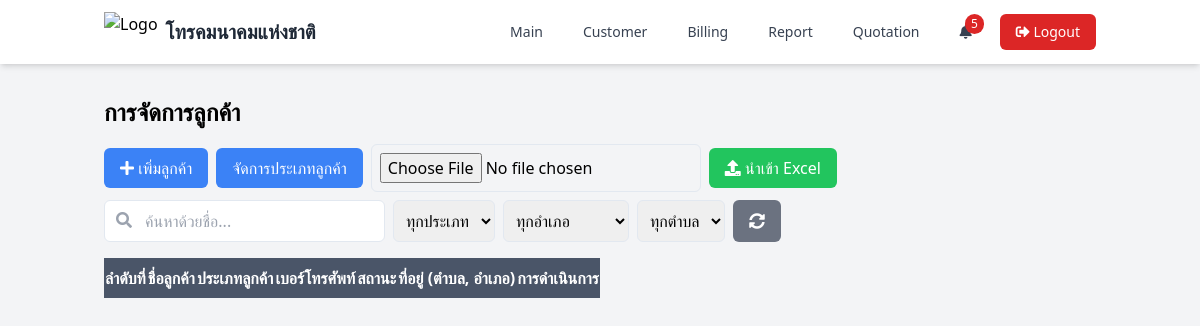
Before: /page/customer.php (signed in) with the older database file.
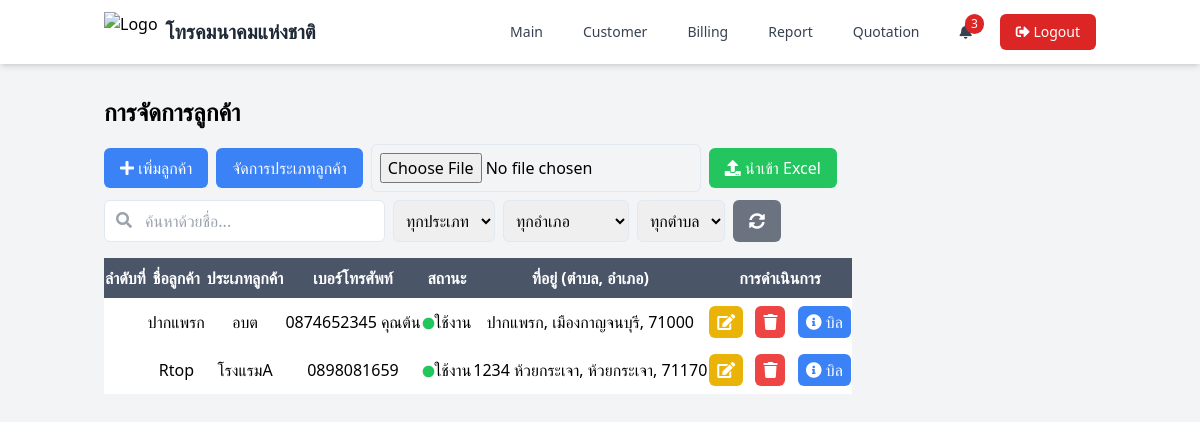
After: the same page with the newer database file.
### tables this page shows
CREATE TABLE `customers` (
  `id_customer` int(11) NOT NULL,
  `name_customer` varchar(100) DEFAULT NULL,
  `phone_customer` varchar(50) DEFAULT NULL,
  `status_customer` enum('ใช้งาน','ไม่ได้ใช้งาน') DEFAULT NULL,
  `id_address` int(11) DEFAULT NULL,
  `create_at` datetime DEFAULT NULL,
  `update_at` datetime DEFAULT NULL,
  `id_customer_type` int(11) DEFAULT NULL
);

CREATE TABLE `customer_types` (
  `id_customer_type` int(11) NOT NULL,
  `type_customer` varchar(255) NOT NULL
);

CREATE TABLE `tambons` (
  `id_tambons` int(11) NOT NULL,
  `zip_code` int(11) NOT NULL,
  `name_tambons` varchar(150) NOT NULL,
  `id_amphures` int(11) NOT NULL
);

CREATE TABLE `amphures` (
  `id_amphures` int(11) NOT NULL,
  `name_amphures` varchar(150) NOT NULL
);

CREATE TABLE `address` (
  `id_address` int(11) NOT NULL,
  `info_address` text DEFAULT NULL,
  `id_amphures` int(11) DEFAULT NULL,
  `id_tambons` int(11) DEFAULT NULL
);

### page/customer.php (the view, shortened to what the changed rows need)
<?php
require_once  '../function/functions.php';
$customers = $conn->query("
    SELECT c.*, a.info_address, t.name_tambons, am.name_amphures, t.zip_code, ct.type_customer
    FROM customers c
    JOIN address a ON c.id_address = a.id_address
    JOIN tambons t ON a.id_tambons = t.id_tambons
    JOIN amphures am ON a.id_amphures = am.id_amphures
    JOIN customer_types ct ON c.id_customer_type = ct.id_customer_type
")->fetch_all(MYSQLI_ASSOC);
?>
<!DOCTYPE html>
<html lang="th">
<head>
    <script src="https://cdn.tailwindcss.com"></script>
    <link rel="stylesheet" href="https://cdnjs.cloudflare.com/ajax/libs/font-awesome/5.15.4/css/all.min.css">
    <link rel="stylesheet" type="text/css" href="https://cdn.datatables.net/1.11.5/css/jquery.dataTables.css">
</head>
<body class="bg-gray-100">
    <?php include './components/navbar.php'; ?>
    <div class="container mx-auto px-4 py-8">
        <h1 class="text-2xl font-bold mb-4">การจัดการลูกค้า</h1>
        <table id="customerTable" class="   ">
            <thead>
                <tr>
                    <th class="py-2">ลำดับที่</th>
                    <th class="py-2">ชื่อลูกค้า</th>
                    <th class="py-2">ประเภทลูกค้า</th>
                    <th class="py-2">เบอร์โทรศัพท์</th>
                    <th class="py-2">สถานะ</th>
                    <th class="py-2">ที่อยู่ (ตำบล, อำเภอ)</th>
                    <th class="py-2">การดำเนินการ</th>
                </tr>
            </thead>
            <tbody>
                <?php foreach ($customers as $customer): ?>
                    <tr>
                        <td class="py-2 text-center"></td>
                        <td class="py-2 text-center"><?= $customer['name_customer'] ?></td>
                        <td class="py-2 text-center"><?= $customer['type_customer'] ?></td>
                        <td class="py-2 text-center"><?= $customer['phone_customer'] ?></td>
                        <td class="py-2 text-center">
                            <?php if ($customer['status_customer'] === 'ใช้งาน'): ?>
                                <i class="fas fa-circle text-green-500"></i><?= $customer['status_customer'] ?>
                            <?php else: ?>
                                <i class="fas fa-circle text-red-500"></i><?= $customer['status_customer'] ?>
                            <?php endif; ?>
                        </td>
                        <td class="py-2 text-center">
                            <?= $customer['info_address'] ?> <?= $customer['name_tambons'] ?>, <?= $customer['name_amphures'] ?>, <?= $customer['zip_code'] ?>
                        </td>
                        <td class="py-2 text-center">
                            <button onclick="editCustomer(<?= $customer['id_customer'] ?>)" class="bg-yellow-500 text-white px-2 py-1 rounded-md">
                                <i class="fas fa-edit"></i>
                            </button>
                            <button onclick="deleteCustomer(<?= $customer['id_customer'] ?>)" class="bg-red-500 text-white px-2 py-1 rounded-md ml-2">
                                <i class="fas fa-trash"></i>
                            </button>
                            <form action="bill.php" method="POST" style="display: inline;">
                                <button type="submit" class="bg-blue-500 text-white px-2 py-1 rounded-md ml-2">
                                    <i class="fas fa-info-circle"></i> บิล
                                </button>
                            </form>
                        </td>
                    </tr>
                <?php endforeach; ?>
            </tbody>
        </table>
    </div>
</body>
</html>

### page/components/navbar.php (shortened to what the changed rows need)
<?php
require_once '../function/functions.php';
$user_id = $_SESSION['user_id'] ?? null;
$sql_notifications = "SELECT
        n.id_notifications,
        n.message,
        n.created_at,
        n.is_read,
        n.task_id,
        n.id_bill,
        COALESCE(bc.number_bill, '') as number_bill,
        COALESCE(c.name_customer, '') as name_customer,
        COALESCE(c.id_customer, '') as id_customer,
        COALESCE(t.name_task, '') as name_task,
        COALESCE(t.start_date, '') as start_date,
        COALESCE(bc.end_date, '') as end_date
    FROM notifications n
    LEFT JOIN bill_customer bc ON n.id_bill = bc.id_bill
    LEFT JOIN customers c ON bc.id_customer = c.id_customer
    LEFT JOIN task t ON n.task_id = t.id_task
    WHERE n.id_user = ? AND n.is_read = 0
    ORDER BY n.created_at DESC";
$stmt_notifications = $conn->prepare($sql_notifications);
$stmt_notifications->bind_param("i", $user_id);
$stmt_notifications->execute();
$notifications = $stmt_notifications->get_result()->fetch_all(MYSQLI_ASSOC);
$near_expiry_count = count($notifications);
?>
<nav class="bg-white shadow-md sticky-nav">
    <div class="container mx-auto px-4">
        <div class="flex justify-between items-center h-16">
            <div class="hidden md:flex items-center space-x-4">
                <div class="relative">
                    <div class="text-gray-700 hover:text-blue-600 px-3 py-2 rounded-md text-sm font-medium transition duration-300 relative cursor-pointer">
                        <i class="fas fa-bell"></i>
                        <?php if ($near_expiry_count > 0): ?>
                            <span class="absolute top-0 right-0 bg-red-600 text-white text-xs rounded-full px-1.5 py-0.5"><?= $near_expiry_count ?></span>
                        <?php endif; ?>
                    </div>
                </div>
            </div>
        </div>
    </div>
</nav>

Changed rows visible on the page:
now on this page (row edited): customers: name_customer "ปากแพรก", id_customer_type.type_customer "อบต", phone_customer "0874652345 คุณต้น", status_customer "ใช้งาน", tambons.name_tambons "ปากแพรก", amphures.name_amphures "เมืองกาญจนบุรี", tambons.zip_code "71000"
now on this page (row edited): customers: name_customer "Rtop", id_customer_type.type_customer "โรงแรมA", phone_customer "0898081659", status_customer "ใช้งาน", id_address.info_address "1234", tambons.name_tambons "ห้วยกระเจา", amphures.name_amphures "ห้วยกระเจา", tambons.zip_code "71170"
Other visible differences:
$near_expiry_count: "5" → "3"
